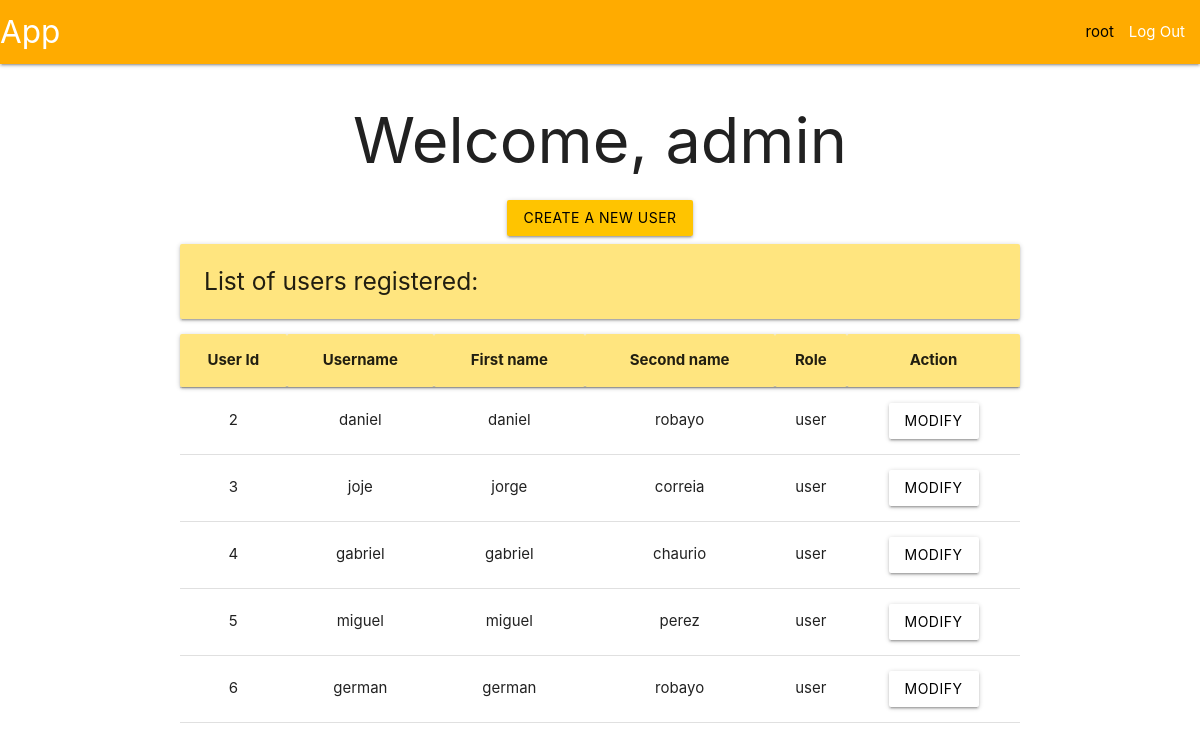
Page / (signed in) on the earlier database version.
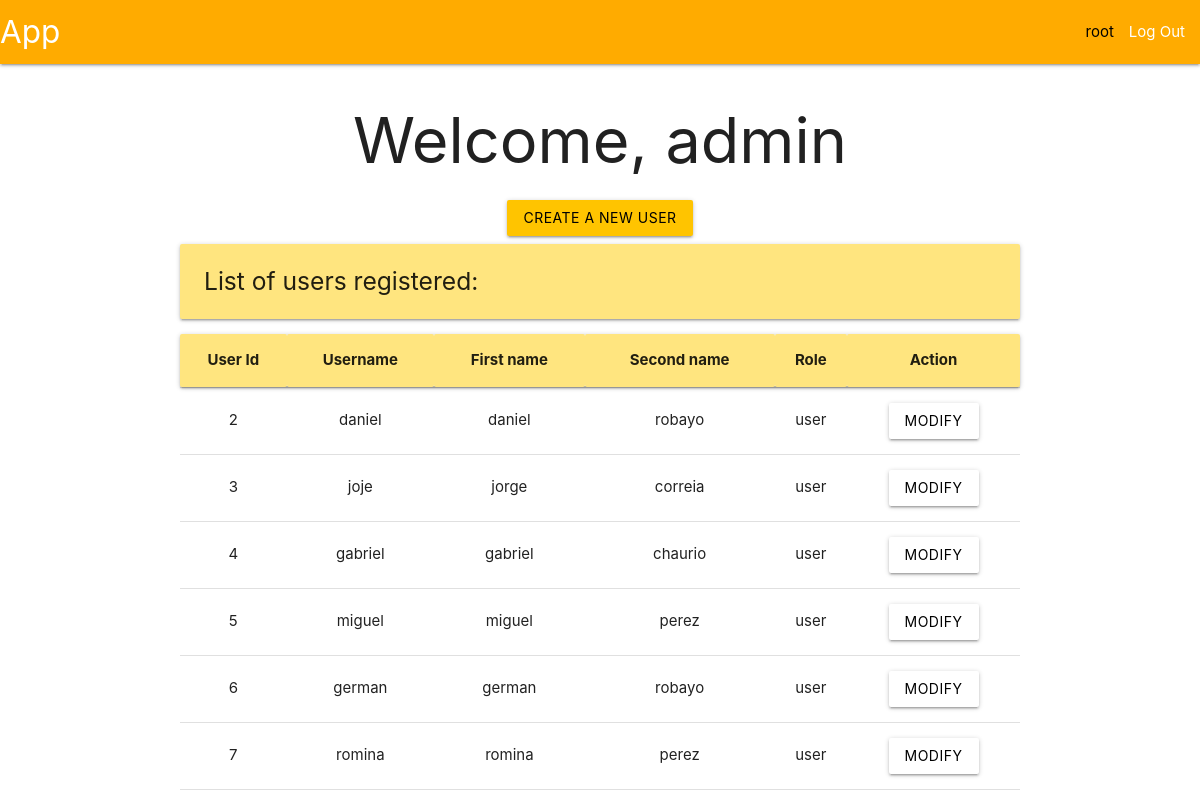
Same page on the later database version.
### tables this page shows
CREATE TABLE user (
    id INTEGER PRIMARY KEY AUTOINCREMENT,
    username TEXT UNIQUE NOT NULL,
    firstname TEXT NOT NULL,
    secondname TEXT NOT NULL,
    password TEXT NOT NULL,
    role TEXT NOT NULL,
    auth INTEGER
);

### app/user.py (the view, shortened to what this page needs)
@bp.route('/', methods=('POST', 'GET'))
@login_required
def index():
    db = get_db()
    db = get_db()
    users = db.execute(
        'SELECT id, username, firstname, secondname, role, auth FROM user WHERE role != ?',
        ('admin',)
    ).fetchall()
    return render_template('index/index.html', users=users)

### app/auth.py (called while the page is built)
@bp.before_app_request
def load_logged_in_user():
    user_id = session.get('user_id')
    if user_id is None:
        g.user = None
    else:
        g.user = get_db().execute(
            "SELECT * FROM user WHERE id = ?",
            (user_id,)
        ).fetchone()

def login_required(view):
    @functools.wraps(view)
    def wrapped_view(**kwargs):
        if g.user is None:
            return redirect(url_for('auth.login'))
        return view(**kwargs)
    return wrapped_view

### app/db.py (called while the page is built)
def get_db():
    if 'db' not in g:
        g.db = sqlite3.connect(
            current_app.config['DATABASE'],
            detect_types = sqlite3.PARSE_DECLTYPES
        )
        g.db.row_factory = sqlite3.Row
    return g.db

### app/templates/index/index.html
{% extends 'base.html' %}
{% block header %}
  <h1>{% block title %}Welcome, {{ g.user['role'] }}{% endblock %}</h1>
{% endblock %}
{% block content %}
  {% if g.user['role'] == 'admin' %}
  <form method="POST">
    <button class="btn waves-effect waves-ligth amber accent-3 black-text" type="submit" value="create" name="create">Create a new user</button>
  </form>
  <div class="left-align">
    <h5 class="card-panel amber accent-1">List of users registered: </h5>
  </div>
    <table class="centered">
      <thead class="card-panel amber accent-1">
        <tr>
          <th>User Id</th>
          <th>Username</th>
          <th>First name</th>
          <th>Second name</th>
          <th>Role</th>
          <th>Action</th>
        </tr>
      </thead>
      <tbody>
        {% for user in users %}
          <tr>
            <td>{{ user['id'] }}</td>
            <td>{{ user['username']}}</td>
            <td>{{ user['firstname'] }}</td>
            <td>{{ user['secondname'] }}</td>
            <td>{{ user['role'] }}</td>
            <td>
              <form method="POST">
                {% if user['auth'] == 0 %}
                  <button class="btn waves-effect waves-ligth amber accent-3 black-text" type="submit" name="aprove" value="{{ user['id'] }}">Aprove</button>
                  <button class="btn waves-effect waves-ligth white black-text" type="submit" name="reject" value="{{ user['id'] }}">Reject</button>
                {% else %}
                  <button class="btn waves-effect waves-ligth white black-text" type="submit" name="modify" value="{{ user['id'] }}">Modify</button>
                {% endif %}
                </form>
            </td>
          </tr>
        {% endfor %}
      </tbody>
    </table>
  {% endif %}
{% endblock %}

### app/templates/base.html (shortened to what this page needs)
<!DOCTYPE html>
<link rel="stylesheet" href="{{ url_for('static', filename='materialize.css') }}">
<link rel="stylesheet" href="{{ url_for('static', filename='style.css') }}">
<nav>
    <div class="nav-wrapper amber accent-4">
      <a href="#" class="brand-logo">App</a>
      <ul class="right hide-n black-text text-black">
        {% if g.user %}
            <li><span>{{ g.user['username'] }}</span>
            <li><a href="{{ url_for('auth.logout') }}">Log Out</a>
        {% else %}
            <li><a href="{{ url_for('auth.register') }}">Register</a>
            <li><a href="{{ url_for('auth.login') }}">Log In</a>
        {% endif %}
      </ul>
    </div>
</nav>
<section class="content container center-align">
    <header>
        {% block header %}{% endblock %}
    </header>
    {% block content %}{% endblock %}
</section>

Differences in the rows shown:
added user: id "7", username "romina", firstname "romina", secondname "perez", role "user"
